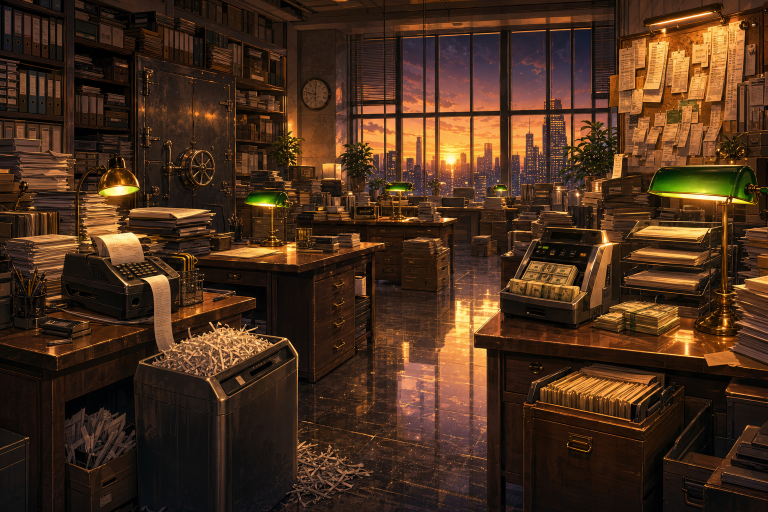
#> input picture tools/scene/source/locations/accounting.png, 1536 x 1024 px (shown at 1/2 size); its folder holds 4 pictures in this run
$ python build-locations.py
#> lines starting #> are read from the running program, lines starting #| are printed output that depends on the picture
"""Location backgrounds: tools/scene/source/locations/<id>.png (tall, ~941×1672)
→ public/assets/locations/<id>.webp (full-screen backdrop of the location page)
→ public/assets/locations/<id>-card.webp (wide banner for the list card, cropped around BANNER_Y)."""
import os, sys, glob
from PIL import Image

HERE = os.path.dirname(os.path.abspath(__file__))
OUT = os.path.abspath(os.path.join(HERE, "..", "..", "public", "assets", "locations"))
os.makedirs(OUT, exist_ok=True)
BANNER = (720, 280)  # 360×140 card at 2×
BANNER_Y = {"openspace": 0.3, "market": 0.42, "board": 0.45, "basement": 0.45, "serverroom": 0.45, "accounting": 0.45, "hr": 0.47, "party": 0.42, "offshore": 0.45, "yacht": 0.45, "moonbase": 0.45, "mars": 0.4, "orbit": 0.4, "sunfarm": 0.45, "genesis": 0.45}  # centre of the banner crop, share of the height
# python3 build-locations.py [id …] — only these (all without arguments)
for f in sorted(glob.glob(os.path.join(HERE, "source", "locations", "*.png"))):
    if len(sys.argv) > 1 and os.path.splitext(os.path.basename(f))[0] not in sys.argv[1:]: continue
    name = os.path.splitext(os.path.basename(f))[0]
    im = Image.open(f).convert("RGB")
#> im is the input picture: PIL image 1536x1024 RGB; mean R, G, B 72.4, 46.1, 27.3
    # tall pictures: 800 wide; wide ones: 1500 tall at most (the page shows a phone-shaped middle part)
    k = 800 / im.width if im.height > im.width else min(1.0, 1500 / im.height)
#> k = 1
    full = im.resize((round(im.width * k), round(im.height * k)), Image.LANCZOS)
    full.save(os.path.join(OUT, name + ".webp"), "WEBP", quality=75, method=4)
    w = im.width
#> w = 1536
    h = round(w * BANNER[1] / BANNER[0])
#> h = 597
    cy = round(im.height * BANNER_Y.get(name, 0.4))
#> cy = 461
    y0 = max(0, min(im.height - h, cy - h // 2))
#> y0 = 163
    im.crop((0, y0, w, y0 + h)).resize(BANNER, Image.LANCZOS).save(os.path.join(OUT, name + "-card.webp"), "WEBP", quality=75, method=4)
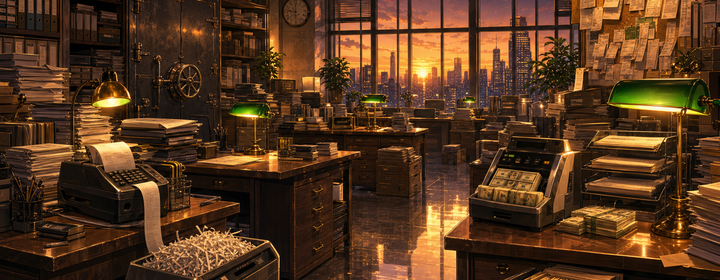
#> saved as accounting-card.webp: PIL image 720x280 RGB; mean R, G, B 85.8, 54.7, 30
    print(name, full.size, os.path.getsize(os.path.join(OUT, name + ".webp")) // 1024, "KB")
#| accounting (1536, 1024) 208 KB
#> pass 2 of the loop `for f in sorted(glob.glob(os.path.join(HERE, "source", "locations", "*..`:
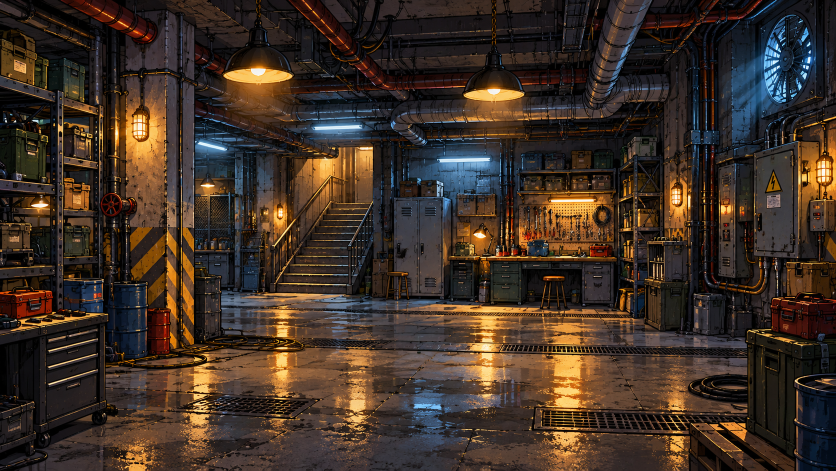
#> input picture tools/scene/source/locations/basement.png, 1672 x 941 px (shown at 1/2 size)
#> im is the input picture: PIL image 1672x941 RGB; mean R, G, B 63.9, 49.1, 38.5
#> `im.crop((0, y0, w, y0 + h)).resize(BANNER, Image.LANCZOS).save(os.path..`:
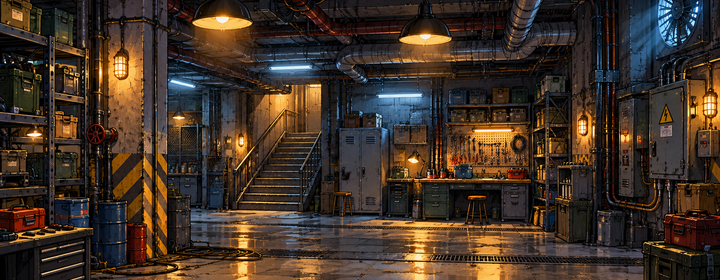
#> saved as basement-card.webp: PIL image 720x280 RGB; mean R, G, B 65.6, 50.9, 39.4
#| basement (1672, 941) 259 KB
#> pass 3 of the loop `for f in sorted(glob.glob(os.path.join(HERE, "source", "locations", "*..`:
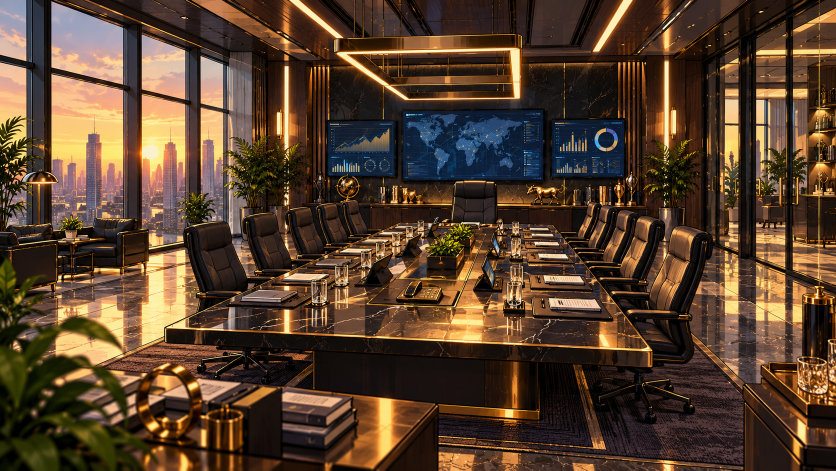
#> input picture tools/scene/source/locations/board.png, 1672 x 941 px (shown at 1/2 size)
#> im is the input picture: PIL image 1672x941 RGB; mean R, G, B 87.1, 64.3, 45
#> `im.crop((0, y0, w, y0 + h)).resize(BANNER, Image.LANCZOS).save(os.path..`:
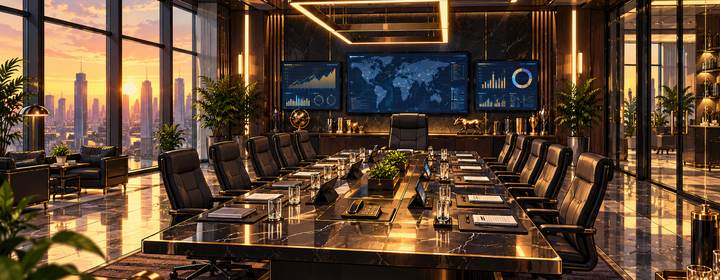
#> saved as board-card.webp: PIL image 720x280 RGB; mean R, G, B 93.6, 70.7, 50.1
#| board (1672, 941) 232 KB
#> the loop made 4 passes; the first 3 are shown
